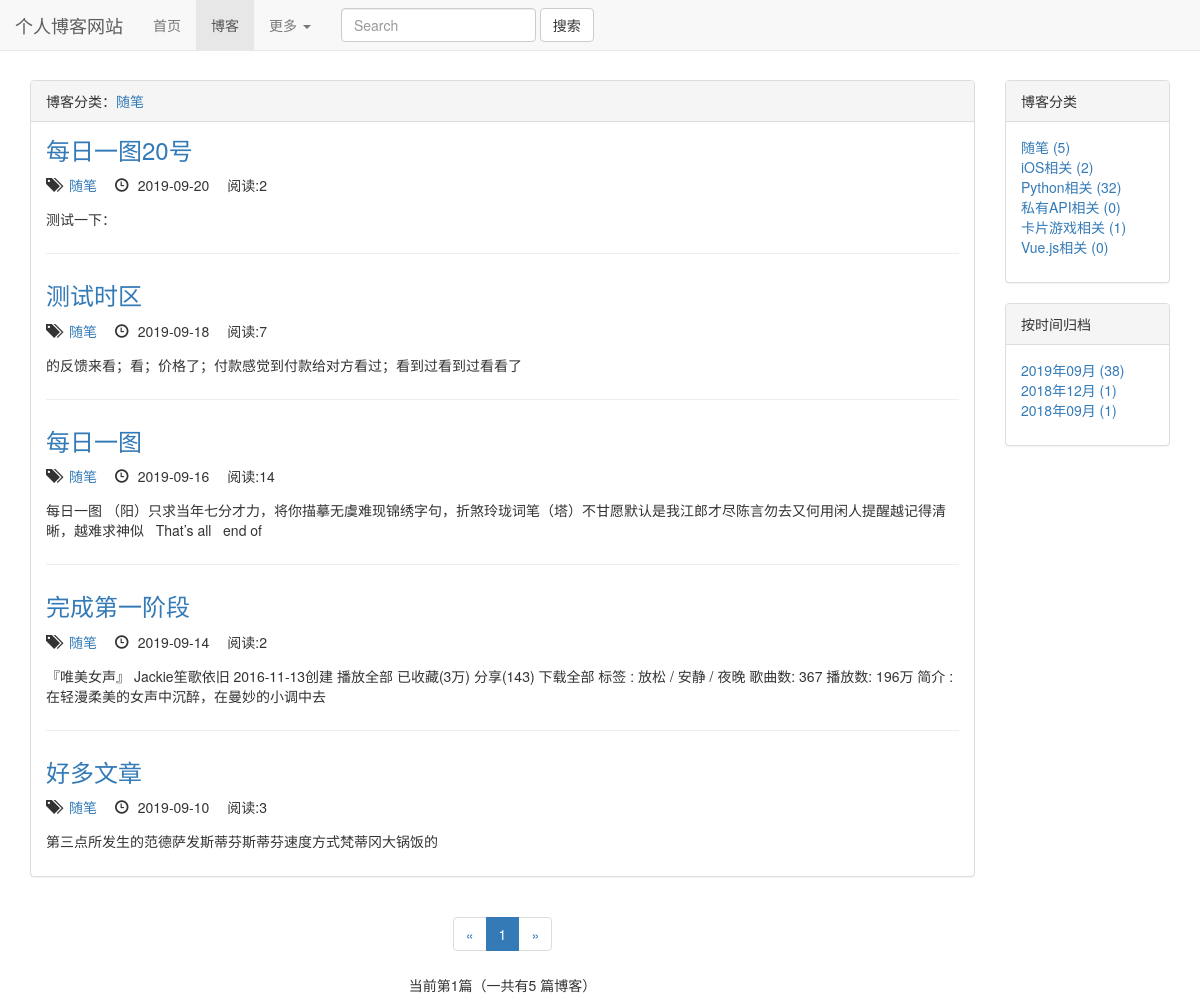
The app's page /blogs/type/1/, older data.
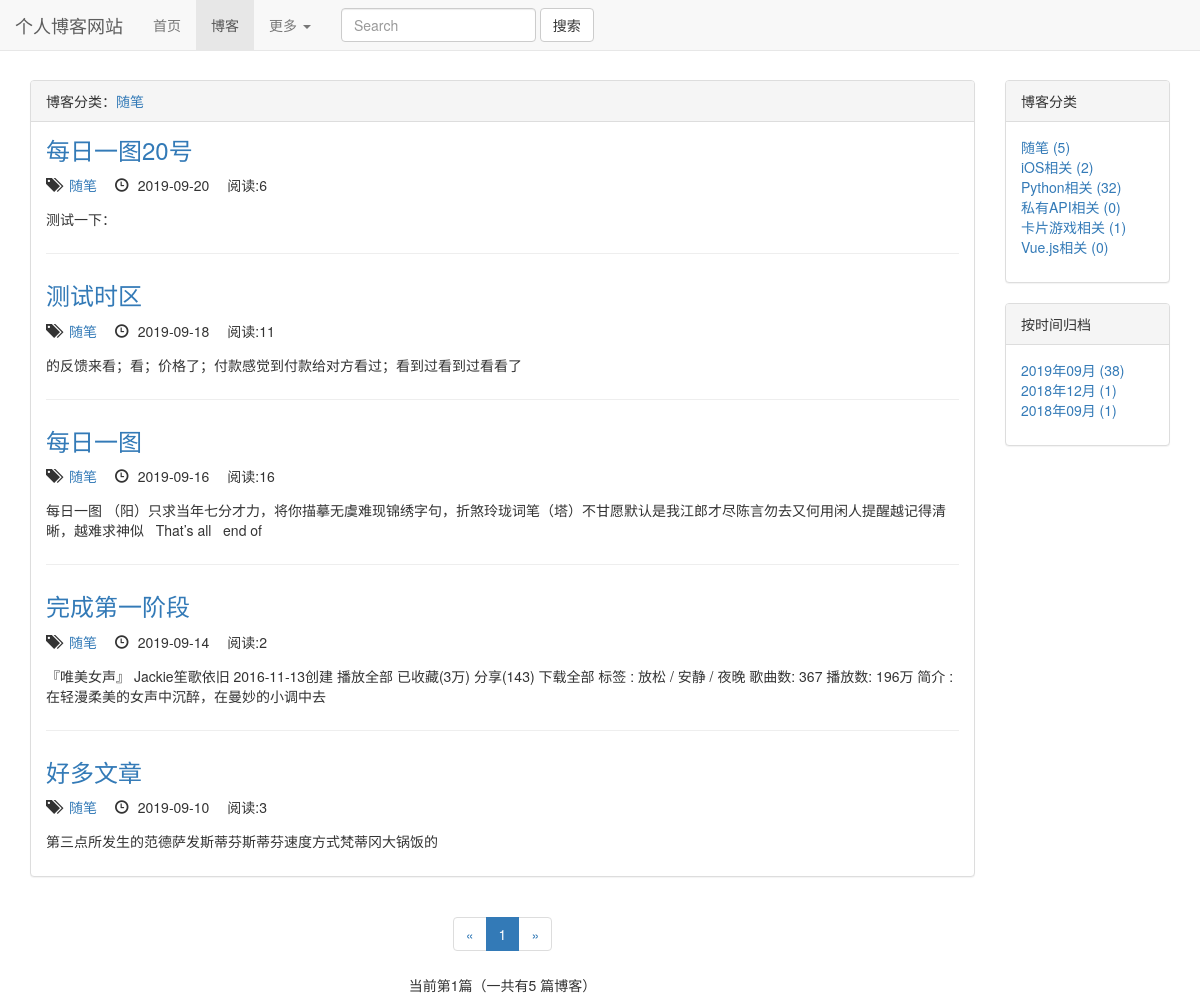
The same page, newer data.
### blogs/models.py (models this page shows, shortened)
class Blog(models.Model,ReadNumExtension):
    title = models.CharField(max_length=50)
    blog_type = models.ForeignKey(BlogType, on_delete=models.DO_NOTHING)
    content = RichTextUploadingField()
    author = models.ForeignKey(User, on_delete=models.DO_NOTHING)
    create_time = models.DateTimeField(auto_now_add=True)
    last_update_time = models.DateTimeField(auto_now=True)
    readDetails = GenericRelation(ReadNumDetail)  # 反向关联获取
    class Meta:
        ordering = ['-create_time']

class BlogType(models.Model):
    type_name = models.CharField(max_length=15)

### read_statistics/models.py (models this page shows)
class ReadNum(models.Model):
    read_num = models.IntegerField(default=0)
    content_type = models.ForeignKey(ContentType, on_delete=models.DO_NOTHING)
    object_id = models.PositiveIntegerField()
    content_object = GenericForeignKey('content_type', 'object_id')

### blogs/views.py (the view)
# urls.py: re_path(r'^type/(\d+)/$', views.blog_types, name='blog_types'),
def blog_types(request, blog_type):
    blogType = get_object_or_404(BlogType, pk=blog_type)
    blogs = Blog.objects.filter(blog_type=blogType)
    context = blog_datas_common(request, blogs)
    context['blog_type'] = blogType
    return render(request, 'blogs/blog_type_list.html', context)

### read_statistics/models.py (called while the page is built)
    def get_read_num(self):
        try:
            ct = ContentType.objects.get_for_model(self)
            readnum = ReadNum.objects.get(content_type=ct, object_id=self.pk)
            return readnum.read_num
        except exceptions.ObjectDoesNotExist:
            return 0

### templates/blogs/blog_type_list.html (shortened to what this page needs)
{% extends 'blogs/blog_index.html' %}
{% block blog_title_header %}
    博客分类：<a href="{% url 'blogs_module:blog_types' blog_type.pk %}">{{ blog_type.type_name }}</a>
{% endblock %}

### templates/blogs/blog_index.html (shortened to what the changed rows need)
{% extends 'base.html' %}
{% load staticfiles %}
{% block cssstyle %}
    <link rel="stylesheet" href="{% static 'blog_css/blog.css' %}">
{% endblock %}
{% block content %}
    <div class="container">
        <div class="row">
            <div class="col-xs-12 col-sm-8 col-md-9 col-lg-10">
                <div class="panel panel-default">
                    <div class="panel-body">
                        <ul class="blog_types">
                            {% for blog in page_of_blogs.object_list %}
                                <div class="every_blog">
                                    <h3><a href="{% url 'blogs_module:blog_details' blog.pk %}">{{ blog.title }}</a>
                                    </h3>
                                    <ul class="blog_list_style">
                                        <li>
                                            <span class="glyphicon glyphicon-tags"></span> <a
                                                href="{% url 'blogs_module:blog_types' blog.blog_type.pk %}"> {{ blog.blog_type.type_name }}</a>
                                        </li>
                                        <li><span
                                                class="glyphicon glyphicon-time"></span> {{ blog.create_time|date:"Y-m-d" }}
                                        </li>
                                         <li>
                                             阅读:{{ blog.get_read_num }}
                                        </li>
                                    </ul>
                                    <p>{{ blog.content |striptags | truncatechars:130 |safe}}</p>
                                </div>
                            {% empty %}
                                <div class="every_blog">
                                    <p>--暂无博客，敬请期待--</p>
                                </div>
                            {% endfor %}
                        </ul>
                    </div>
                </div>
            </div>
        </div>
    </div>
{% endblock %}

Row changes from the older to the newer data that the page shows:
changed through a linked row, Blog "每日一图20号": get_read_num "2" → "6"
changed through a linked row, Blog "测试时区": get_read_num "7" → "11"
changed through a linked row, Blog "每日一图": get_read_num "14" → "16"
